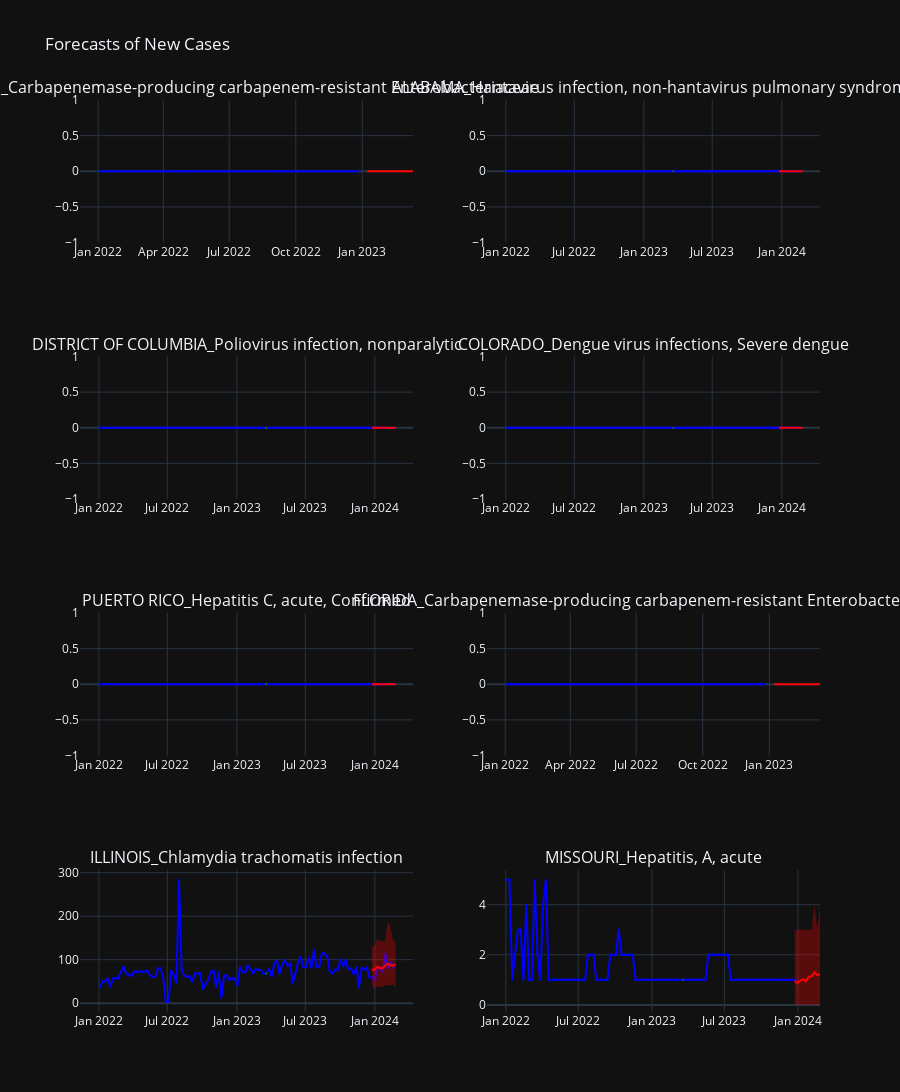

The notebook cell this image was saved under:
### Code cell
plot_forecasts_plotly(df, all_preds_df, num_charts=8)
